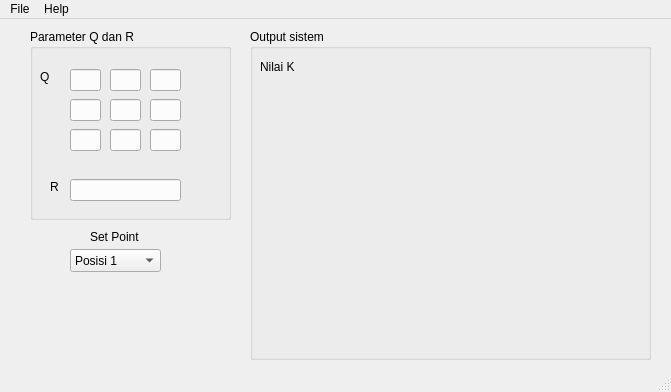
<?xml version="1.0" encoding="UTF-8"?>
<ui version="4.0">
 <class>MainWindow</class>
 <widget class="QMainWindow" name="MainWindow">
  <property name="geometry">
   <rect>
    <x>0</x>
    <y>0</y>
    <width>671</width>
    <height>392</height>
   </rect>
  </property>
  <property name="windowTitle">
   <string>LQR Control</string>
  </property>
  <widget class="QWidget" name="centralwidget">
   <widget class="QLineEdit" name="lineEdit">
    <property name="geometry">
     <rect>
      <x>70</x>
      <y>50</y>
      <width>31</width>
      <height>22</height>
     </rect>
    </property>
   </widget>
   <widget class="QLineEdit" name="lineEdit_2">
    <property name="geometry">
     <rect>
      <x>110</x>
      <y>50</y>
      <width>31</width>
      <height>22</height>
     </rect>
    </property>
   </widget>
   <widget class="QLineEdit" name="lineEdit_3">
    <property name="geometry">
     <rect>
      <x>150</x>
      <y>50</y>
      <width>31</width>
      <height>22</height>
     </rect>
    </property>
   </widget>
   <widget class="QLineEdit" name="lineEdit_4">
    <property name="geometry">
     <rect>
      <x>70</x>
      <y>80</y>
      <width>31</width>
      <height>22</height>
     </rect>
    </property>
   </widget>
   <widget class="QLineEdit" name="lineEdit_5">
    <property name="geometry">
     <rect>
      <x>110</x>
      <y>80</y>
      <width>31</width>
      <height>22</height>
     </rect>
    </property>
   </widget>
   <widget class="QLineEdit" name="lineEdit_6">
    <property name="geometry">
     <rect>
      <x>150</x>
      <y>80</y>
      <width>31</width>
      <height>22</height>
     </rect>
    </property>
   </widget>
   <widget class="QLineEdit" name="lineEdit_7">
    <property name="geometry">
     <rect>
      <x>70</x>
      <y>110</y>
      <width>31</width>
      <height>22</height>
     </rect>
    </property>
   </widget>
   <widget class="QLineEdit" name="lineEdit_8">
    <property name="geometry">
     <rect>
      <x>110</x>
      <y>110</y>
      <width>31</width>
      <height>22</height>
     </rect>
    </property>
   </widget>
   <widget class="QLineEdit" name="lineEdit_9">
    <property name="geometry">
     <rect>
      <x>150</x>
      <y>110</y>
      <width>31</width>
      <height>22</height>
     </rect>
    </property>
   </widget>
   <widget class="QLineEdit" name="lineEdit_10">
    <property name="geometry">
     <rect>
      <x>70</x>
      <y>160</y>
      <width>111</width>
      <height>22</height>
     </rect>
    </property>
   </widget>
   <widget class="QGroupBox" name="groupBox">
    <property name="geometry">
     <rect>
      <x>30</x>
      <y>10</y>
      <width>201</width>
      <height>191</height>
     </rect>
    </property>
    <property name="title">
     <string>Parameter Q dan R</string>
    </property>
    <widget class="QLabel" name="label_2">
     <property name="geometry">
      <rect>
       <x>20</x>
       <y>150</y>
       <width>21</width>
       <height>16</height>
      </rect>
     </property>
     <property name="text">
      <string>R</string>
     </property>
    </widget>
    <widget class="QLabel" name="label">
     <property name="geometry">
      <rect>
       <x>10</x>
       <y>40</y>
       <width>21</width>
       <height>16</height>
      </rect>
     </property>
     <property name="text">
      <string>Q</string>
     </property>
    </widget>
   </widget>
   <widget class="QLabel" name="label_3">
    <property name="geometry">
     <rect>
      <x>90</x>
      <y>210</y>
      <width>58</width>
      <height>15</height>
     </rect>
    </property>
    <property name="text">
     <string>Set Point</string>
    </property>
   </widget>
   <widget class="QComboBox" name="comboBox">
    <property name="geometry">
     <rect>
      <x>70</x>
      <y>230</y>
      <width>91</width>
      <height>23</height>
     </rect>
    </property>
    <item>
     <property name="text">
      <string>Posisi 1</string>
     </property>
    </item>
    <item>
     <property name="text">
      <string>Posisi 2</string>
     </property>
    </item>
    <item>
     <property name="text">
      <string>Posisi 3</string>
     </property>
    </item>
   </widget>
   <widget class="QGroupBox" name="groupBox_2">
    <property name="geometry">
     <rect>
      <x>250</x>
      <y>10</y>
      <width>401</width>
      <height>331</height>
     </rect>
    </property>
    <property name="title">
     <string>Output sistem</string>
    </property>
    <widget class="QLabel" name="label_4">
     <property name="geometry">
      <rect>
       <x>10</x>
       <y>30</y>
       <width>58</width>
       <height>15</height>
      </rect>
     </property>
     <property name="text">
      <string>Nilai K</string>
     </property>
    </widget>
   </widget>
  </widget>
  <widget class="QMenuBar" name="menubar">
   <property name="geometry">
    <rect>
     <x>0</x>
     <y>0</y>
     <width>671</width>
     <height>20</height>
    </rect>
   </property>
   <widget class="QMenu" name="menuFile">
    <property name="title">
     <string>File</string>
    </property>
    <addaction name="actionQuit"/>
   </widget>
   <widget class="QMenu" name="menuHelp">
    <property name="title">
     <string>Help</string>
    </property>
    <addaction name="actionHow_to_use"/>
    <addaction name="actionHelp"/>
   </widget>
   <addaction name="menuFile"/>
   <addaction name="menuHelp"/>
  </widget>
  <widget class="QStatusBar" name="statusbar"/>
  <action name="actionQuit">
   <property name="text">
    <string>Quit</string>
   </property>
  </action>
  <action name="actionHow_to_use">
   <property name="text">
    <string>How to use</string>
   </property>
  </action>
  <action name="actionHelp">
   <property name="text">
    <string>About</string>
   </property>
  </action>
 </widget>
 <resources/>
 <connections/>
</ui>
